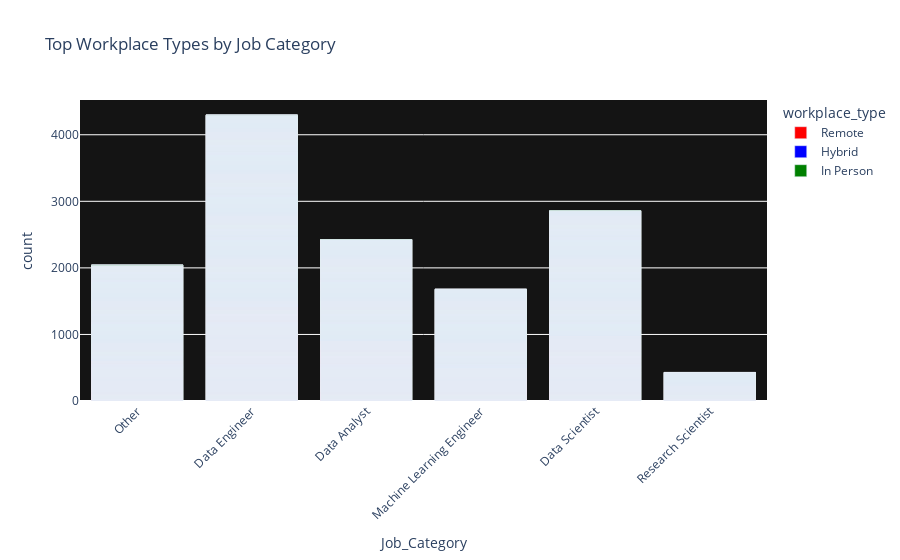

Notebook source saved alongside this figure:
### Code cell
import plotly.express as px

fig = px.bar(data_renamed_df, x="Job_Category", color="workplace_type", 
             title="Top Workplace Types by Job Category",
             color_discrete_sequence=["red", "blue", "green"])
fig.update_layout(xaxis_tickangle=-45)
fig.update_layout(plot_bgcolor='rgba(20,20,20,20)')
fig.show()

### Figure 1 — Plotly figure (JSON) as saved in the notebook; plotly's stock layout.template omitted (floating-point values rounded to 4 significant figures; data arrays with more than 128 entries replaced by an {"elided": "..."} marker saying what was removed)
{"data": [{"alignmentgroup": "True", "hovertemplate": "workplace_type=Remote<br>Job_Category=%{x}<br>count=%{y}<extra></extra>", "legendgroup": "Remote", "marker": {"color": "red", "pattern": {"shape": ""}}, "name": "Remote", "offsetgroup": "Remote", "orientation": "v", "showlegend": true, "textposition": "auto", "type": "bar", "x": {"elided": "4483 str values"}, "xaxis": "x", "y": {"elided": "4483 int values"}, "yaxis": "y"}, {"alignmentgroup": "True", "hovertemplate": "workplace_type=Hybrid<br>Job_Category=%{x}<br>count=%{y}<extra></extra>", "legendgroup": "Hybrid", "marker": {"color": "blue", "pattern": {"shape": ""}}, "name": "Hybrid", "offsetgroup": "Hybrid", "orientation": "v", "showlegend": true, "textposition": "auto", "type": "bar", "x": {"elided": "241 str values"}, "xaxis": "x", "y": {"elided": "241 int values"}, "yaxis": "y"}, {"alignmentgroup": "True", "hovertemplate": "workplace_type=In Person<br>Job_Category=%{x}<br>count=%{y}<extra></extra>", "legendgroup": "In Person", "marker": {"color": "green", "pattern": {"shape": ""}}, "name": "In Person", "offsetgroup": "In Person", "orientation": "v", "showlegend": true, "textposition": "auto", "type": "bar", "x": {"elided": "9006 str values"}, "xaxis": "x", "y": {"elided": "9006 int values"}, "yaxis": "y"}], "layout": {"barmode": "relative", "legend": {"title": {"text": "workplace_type"}, "tracegroupgap": 0}, "plot_bgcolor": "rgba(20,20,20,20)", "title": {"text": "Top Workplace Types by Job Category"}, "xaxis": {"anchor": "y", "domain": [0, 1], "tickangle": -45, "title": {"text": "Job_Category"}}, "yaxis": {"anchor": "x", "domain": [0, 1], "title": {"text": "count"}}}}
